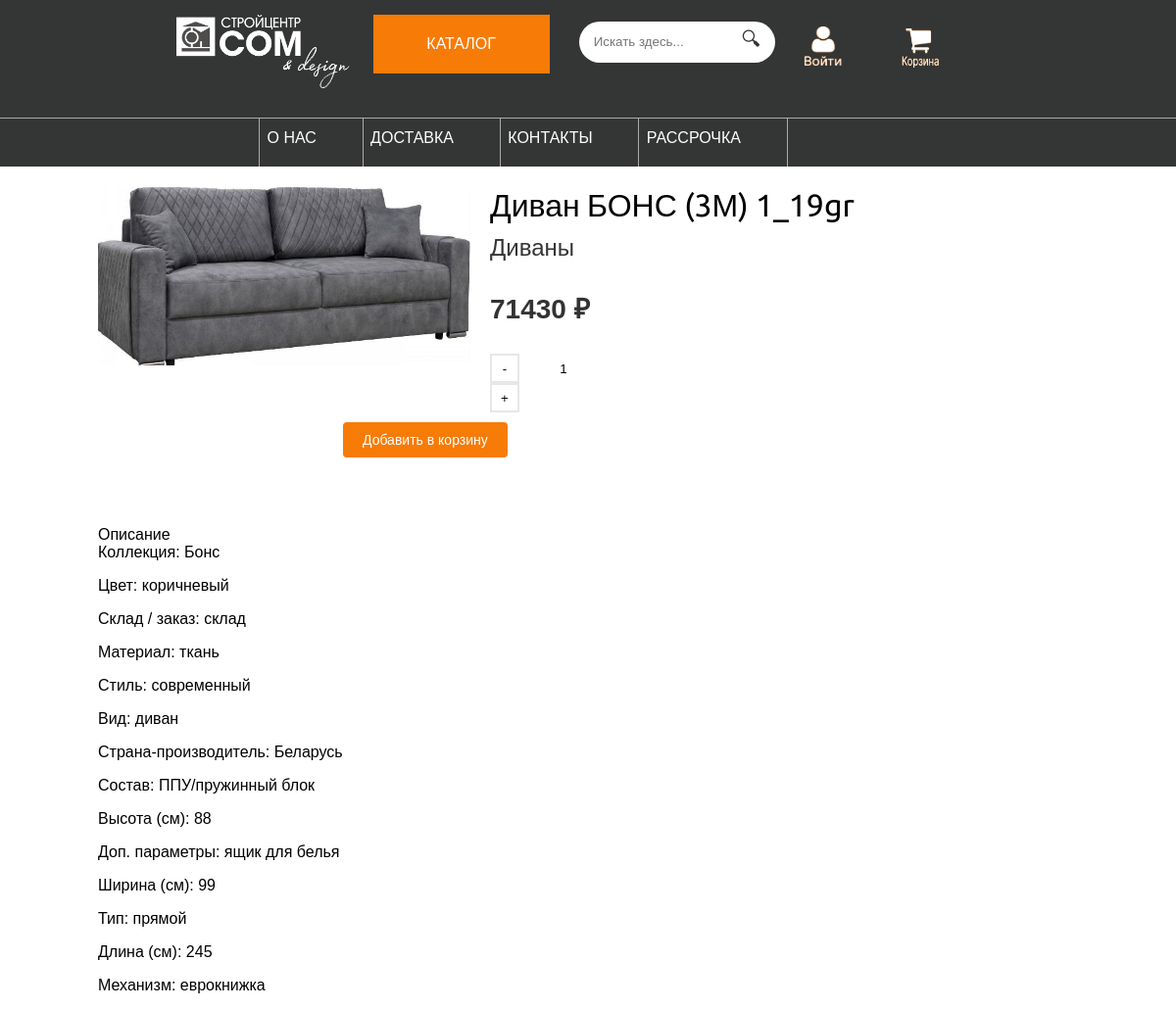
/1/divan-bons-3m-1_19gr/, run on the app's committed database.
### shop/models.py (models this page shows, shortened)
class Product(models.Model):
    category = models.ForeignKey('Category',
                                 related_name='products',
                                 on_delete=models.CASCADE)
    name = models.CharField(max_length=200)
    slug = models.CharField(max_length=200)
    image = models.ImageField(upload_to='products/%Y/%m/%d',
                              blank=True)
    description = models.TextField(blank=True)
    price = models.IntegerField()
    available = models.BooleanField(default=True)
    created = models.DateTimeField(auto_now_add=True)
    updated = models.DateTimeField(auto_now=True)
    class Meta:
        ordering = ['name']
        indexes = [
            models.Index(fields=['id', 'slug']),
            models.Index(fields=['name']),
            models.Index(fields=['-created']),
        ]

class Category(models.Model):
    name = models.CharField(max_length=200)
    slug = models.SlugField(max_length=200,
                            unique=True)
    class Meta:
        ordering = ['name']
        indexes = [
            models.Index(fields=['name']),
        ]
        verbose_name = 'category'
        verbose_name_plural = 'categories'
    def __str__(self):
        return self.name
    def get_absolute_url(self):
        return reverse('shop:product_list_by_category',
                       args=[self.slug])

### shop/views.py (the view)
# urls.py: path('<int:id>/<slug:slug>/', views.product_detail,
def product_detail(request, id, slug):
    product = get_object_or_404(Product,
                                id=id,
                                slug=slug,
                                available=True)
    cart_product = AddProductForm()
    r = Recommender()
    recommended_products = r.suggest_products_for([product], 4)
    return render(request,
                  'shop/product/detail.html',
                  {'product': product,
                   'cart_product': cart_product,
                   'recommended_products': recommended_products})

### cart/forms.py
class AddProductForm(forms.Form):
    quantity = forms.IntegerField()
    override = forms.BooleanField(required=False,
                                  initial=False,
                                  widget=forms.HiddenInput)

### cart/cart.py (called while the page is built)
    def __len__(self):
        return sum(item['quantity'] for item in self.cart.values())

### cart/context_processors.py (called while the page is built)
def cart(request):
    cart = CartClass(request)
    end = ''
    if len(cart) > 1:
        if len(cart) < 5:
            end = 'а'
        else:
            end = 'ов'
    return {'cart': CartClass(request), 'end': end}

### shop/recommender.py (called while the page is built, shortened)
    def get_product_key(self, id):
        return f'product:{id}:purchased_with'

    def suggest_products_for(self, products, max_results=6):
        products_ids = [p.id for p in products]
        if len(products) == 1:
            suggestions = r.zrange(self.get_product_key(products_ids[0]), 0, -1,
                                   desc=True)[:max_results]
        suggested_product_ids = [int(id) for id in suggestions]
        suggested_products = list(Product.objects.filter(id__in=suggested_product_ids))
        suggested_products.sort(key=lambda x: suggested_product_ids.index(x.id))
        return suggested_products

### shop/templates/shop/product/detail.html (shortened to what this page needs)
{% extends 'shop/base.html' %}
{% load static %}
{% block content %}
    <div class="product-detail">
        <img src="{% if product.image %}{{ product.image.url }}{% else %}{% static 'img/no_image.png' %}{% endif %}">
        <h1>{{ product.name }}</h1>
        <h2>
            <a href="{{ product.category.get_absolute_url }}">
                {{ product.category }}
            </a>
        </h2>
        <p class="price">{{ product.price }} ₽</p>
        <form class="count-products-detail" action="{% url 'cart:cart_add' product.id %}" method="POST">
            <button type="button" data-action="minus" class="change-count">-</button>
            <input data-counter name="quantity" value="1" min="1" class="quantity-input">
            <button type="button" data-action="plus" class="change-count">+</button>
            <input type="submit" class="add_to_cart" value="Добавить в корзину">
        </form>
        <div style="margin-top:7%;">
            {{ product.description|linebreaks }}
        </div>
    </div>
{% endblock %}

### shop/static/css/base.css (style rules this page uses)
body { margin:0; padding:0; font-family:helvetica, sans-serif; }
h1, h2, h3, h4, h5 , h6 { font-family: 'Ubuntu', sans-serif; font-weight:normal; }
a { text-decoration:none; color:#5993bb; }
a.button, input[type="submit"] { color:#fff; background:#F77B07; border-radius:4px; padding:10px 20px; font-size:14px; border:0; }
.product-detail { text-align:justify; }
.product-detail .price { color:#333; font-size:28px; font-weight:bold; }
.product-detail img { width:40%; float:left; padding:0 20px 20px 0; }
.product-detail h1 { margin-bottom:0; }
.product-detail h2 { margin-top:10px; }
* { box-sizing: border-box; }
a { text-decoration:none; color:#343535; }
.change-count { background: #fff; color: black; border: 2px solid #e7e7e7; width: 30px; height: 30px; }
.quantity-input { border: none; width: 20%; text-align: center; }
.count-products-detail { width: 25%; margin-left: 25%; }
.add_to_cart { background-color: #ff6600; color: #fff; border: none; padding: 10px 20px; cursor: pointer; margin-top: 10px; }

### data on the page
Product: image (picture), name "Диван БОНС (3М) 1_19gr", category "Диваны", price "71430", description "Описание Коллекция: Бонс Цвет: коричневый Склад / заказ: склад Материал: ткань Стиль: современный Вид: диван Страна-производитель: Беларусь Состав: ППУ/пружинный блок Высота (см): 88 Доп. параметры: ящик для белья Ширина (см): 99 Тип: прямой Длина (см): 245 Механизм: еврокнижка"
